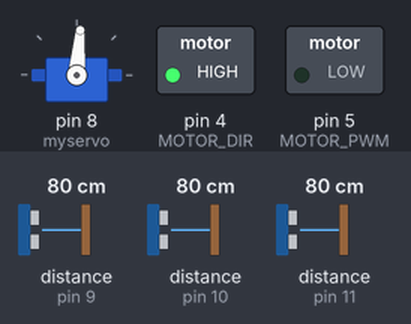
The sketch below on a simulated Arduino Uno, built with avr-gcc and run on an emulated ATmega328P. On the bench: servo, switched loads named in the sketch (green lamp = pin HIGH). Inputs (shaded band) come from the test bench; at power-on: distance to the obstacle (sensors on pin 9, pin 10, pin 11) 80 cm. What the sketch prints to the serial monitor is not drawn.

Above: at 1.2 s.
1.3 s: distance to the obstacle (sensor on pin 9) set to 18 cm
4.3 s: distance to the obstacle (sensor on pin 10) set to 250 cm
7.3 s: distance to the obstacle (sensor on pin 11) set to 2 cm
10.3 s: distance to the obstacle (sensor on pin 9) set to 35 cm
Timing chart, 0 to 13.3 s (numbered marks = the images above; inputs shaded):
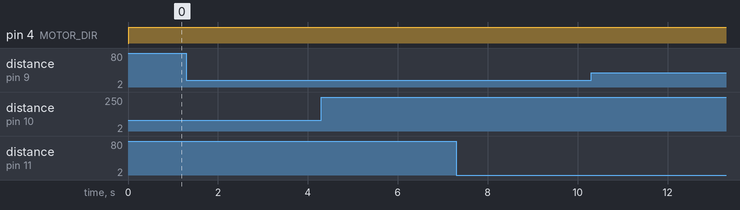

Measured:
- after the input at 1.3 s, every drawn part: stays the same
- after the input at 4.3 s, every drawn part: stays the same
- after the input at 7.3 s, every drawn part: stays the same
- after the input at 10.3 s, every drawn part: stays the same

The sketch:

AA.ino
```cpp
#define encodPinA1 2
#define encodPinB1 3
#define MOTOR_DIR 4
#define MOTOR_PWM 5

#define N_ANGLE 85 // 중립값
#define slave   0x05

#include <Servo.h>
#include <NewPing.h>
#include <Wire.h>

Servo myservo;
NewPing R_sensor(9,9,150);
NewPing L_sensor(10,10,150);
NewPing B_sensor(11,11,150);

float B_Sonar_distance = 0.0;
float R_Sonar_distance = 0.0;
float L_Sonar_distance = 0.0;

int buf_cnt = 0;
int start_cnt_data = 0;

unsigned char buf[27];

union{
  short data;
  char  bytedata[2];
  }m_car_angle;

union{
  float data;
  char bytedata[4];
  }m_car_speed;

void steer_control(int angle){
  if(angle >= 30)  angle = 30;
  if(angle <= -30) angle = -30;
  myservo.write(N_ANGLE+angle);
  }

void motor_control(int speed){
  if(speed >= 0){
    digitalWrite(MOTOR_DIR,HIGH);
    analogWrite(MOTOR_PWM,speed);
    }
  else{
    digitalWrite(MOTOR_DIR,LOW);
    analogWrite(MOTOR_PWM,-speed);
    }
  }

void read_sonar_sensor(void){ //초음파센서 측정
    R_Sonar_distance = R_sensor.ping_cm();
    L_Sonar_distance = L_sensor.ping_cm();
    B_Sonar_distance = B_sensor.ping_cm();
    if(R_Sonar_distance == 0){R_Sonar_distance = 150;}
    if(L_Sonar_distance == 0){L_Sonar_distance = 150;}
    if(B_Sonar_distance == 0){B_Sonar_distance = 150;}
  }

void receiveEvent(int howMany){
  int x[9]={0,};
  if(Wire.available()){
    for(int i=0; i<9; i++){
      x[i] = Wire.read();
      //Serial.println(x[i]);
      buf[buf_cnt] = x[i];

      if(i==0){
        start_cnt_data = buf;
      }

      buf_cnt++;

      if(buf_cnt == 27){
        buf_cnt = 0;
        }
      }
    }
    int temp_data[9] ={0,};

    for(int i=0; i<9; i++){
      temp_data[i] = x[i];
      //Serial.println(temp_data[i]);
    }

    if((x[0] == '#')&&(x[1] == 'C')&&(x[8] == '*')){
      m_car_angle.bytedata[0] = temp_data[2];
      m_car_angle.bytedata[1] = temp_data[3];

      m_car_speed.bytedata[0] = temp_data[4];
      m_car_speed.bytedata[1] = temp_data[5];
      m_car_speed.bytedata[2] = temp_data[6];
      m_car_speed.bytedata[3] = temp_data[7];
      }
  }

void requestEvent() { //요청 시 수행 함수
  int send_data[7] = {'R',R_Sonar_distance,'L',L_Sonar_distance,'B',B_Sonar_distance,'*'};
  for(int i=0; i<7; i++){
    Wire.write(send_data[i]);
  }
}

void setup() {
  Wire.begin(slave);
  Wire.onReceive(receiveEvent);
  Wire.onRequest(requestEvent);

  myservo.attach(8);

  pinMode(MOTOR_DIR,OUTPUT);
  pinMode(MOTOR_PWM,OUTPUT);

  Serial.begin(115200);
}

void loop() {
  read_sonar_sensor();
  motor_control(m_car_speed.data);
  steer_control(m_car_angle.data);
  Serial.print(B_Sonar_distance);
  Serial.print("  ");
  Serial.print(L_Sonar_distance);
  Serial.print("  ");
  Serial.print(R_Sonar_distance);
  Serial.print("  ");
  Serial.print(m_car_speed.data);
  Serial.print("  ");
  Serial.println(m_car_angle.data);

}
```
